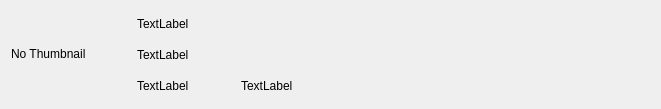
<?xml version="1.0" encoding="UTF-8"?>
<ui version="4.0">
 <class>PrinterListItem</class>
 <widget class="QFrame" name="PrinterListItem">
  <property name="geometry">
   <rect>
    <x>0</x>
    <y>0</y>
    <width>661</width>
    <height>109</height>
   </rect>
  </property>
  <property name="windowTitle">
   <string>Frame</string>
  </property>
  <layout class="QGridLayout" name="gridLayout">
   <item row="2" column="1">
    <widget class="QLabel" name="addressLabel">
     <property name="text">
      <string>TextLabel</string>
     </property>
    </widget>
   </item>
   <item row="2" column="2">
    <spacer name="horizontalSpacer">
     <property name="orientation">
      <enum>Qt::Horizontal</enum>
     </property>
     <property name="sizeType">
      <enum>QSizePolicy::Minimum</enum>
     </property>
     <property name="sizeHint" stdset="0">
      <size>
       <width>40</width>
       <height>20</height>
      </size>
     </property>
    </spacer>
   </item>
   <item row="1" column="1" colspan="4">
    <widget class="QLabel" name="instanceLocation">
     <property name="text">
      <string>TextLabel</string>
     </property>
    </widget>
   </item>
   <item row="2" column="4">
    <spacer name="horizontalSpacer_2">
     <property name="orientation">
      <enum>Qt::Horizontal</enum>
     </property>
     <property name="sizeHint" stdset="0">
      <size>
       <width>40</width>
       <height>20</height>
      </size>
     </property>
    </spacer>
   </item>
   <item row="0" column="0" rowspan="3">
    <widget class="QLabel" name="iconLabel">
     <property name="minimumSize">
      <size>
       <width>120</width>
       <height>68</height>
      </size>
     </property>
     <property name="maximumSize">
      <size>
       <width>120</width>
       <height>68</height>
      </size>
     </property>
     <property name="text">
      <string>No Thumbnail</string>
     </property>
    </widget>
   </item>
   <item row="2" column="3">
    <widget class="QLabel" name="portLabel">
     <property name="text">
      <string>TextLabel</string>
     </property>
    </widget>
   </item>
   <item row="0" column="1" colspan="4">
    <widget class="QLabel" name="printerName">
     <property name="text">
      <string>TextLabel</string>
     </property>
    </widget>
   </item>
  </layout>
 </widget>
 <resources/>
 <connections/>
</ui>
